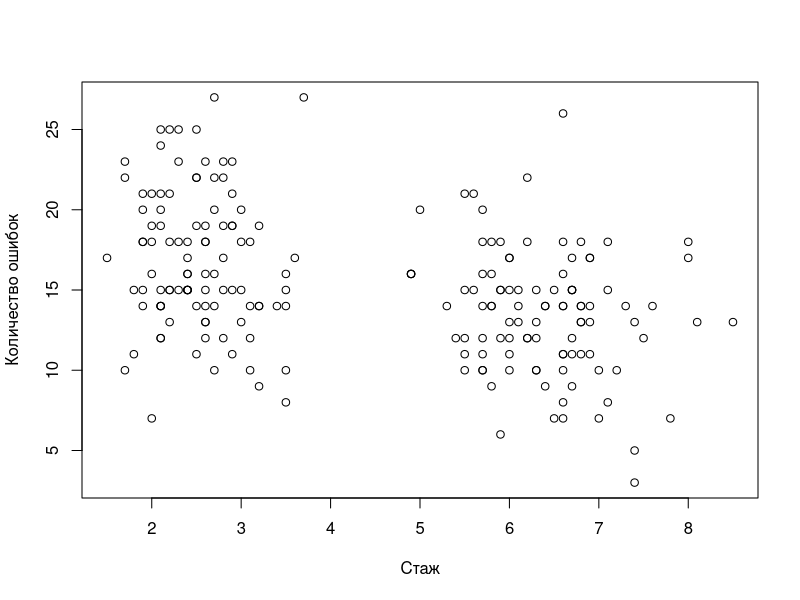
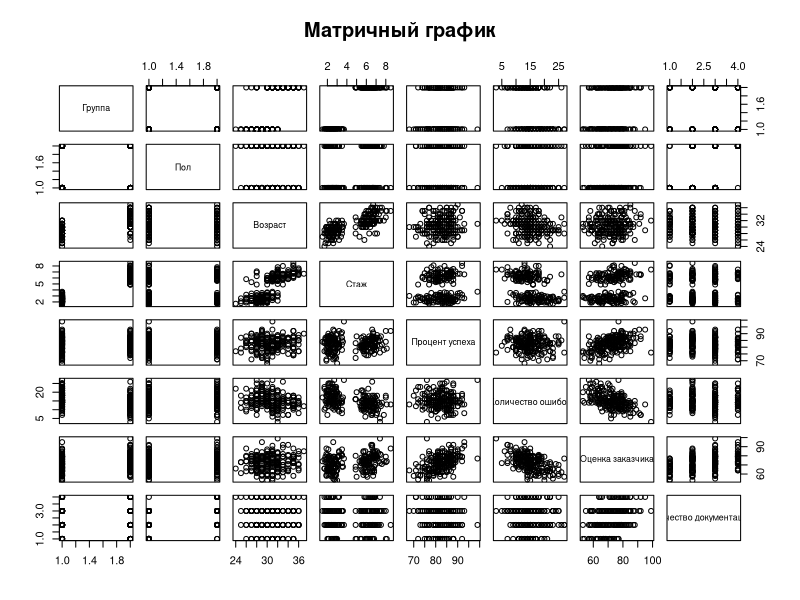
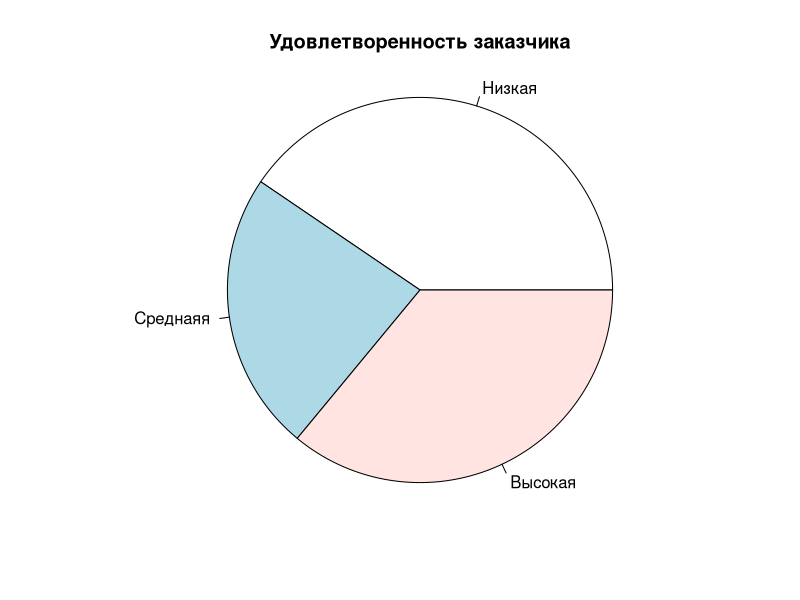
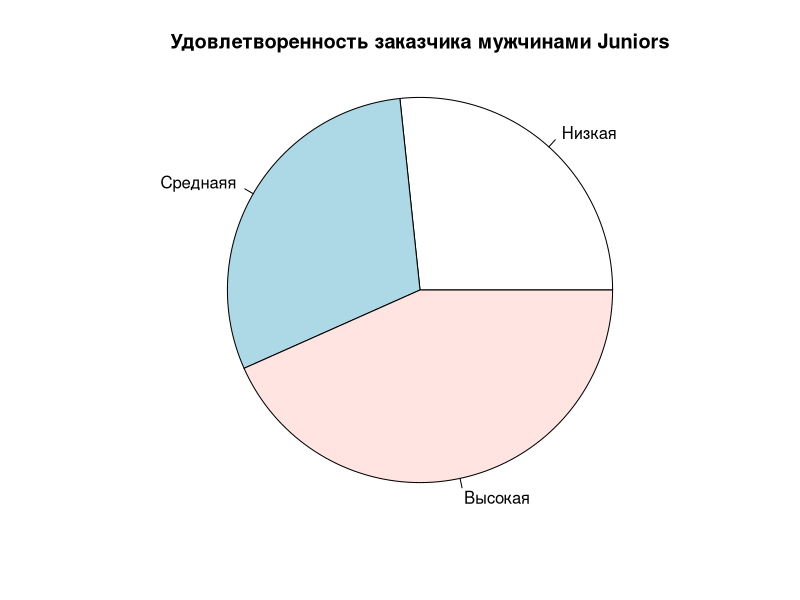
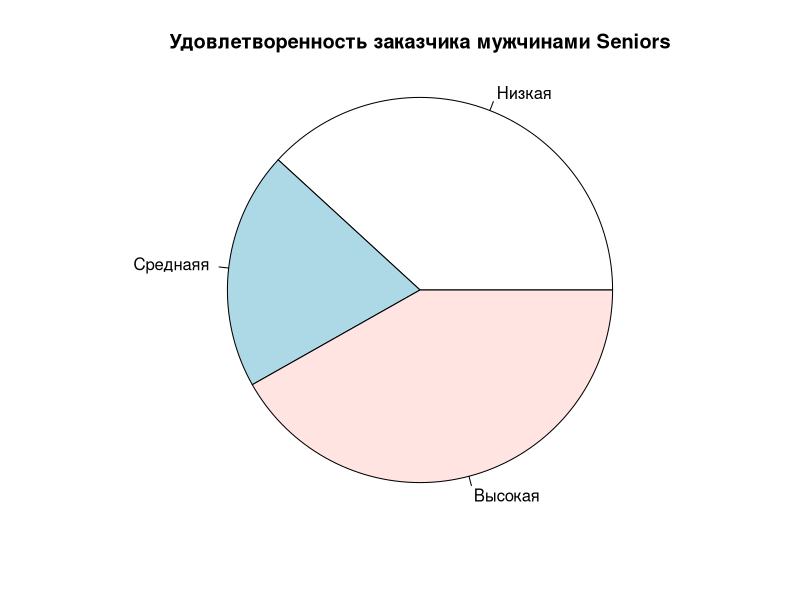
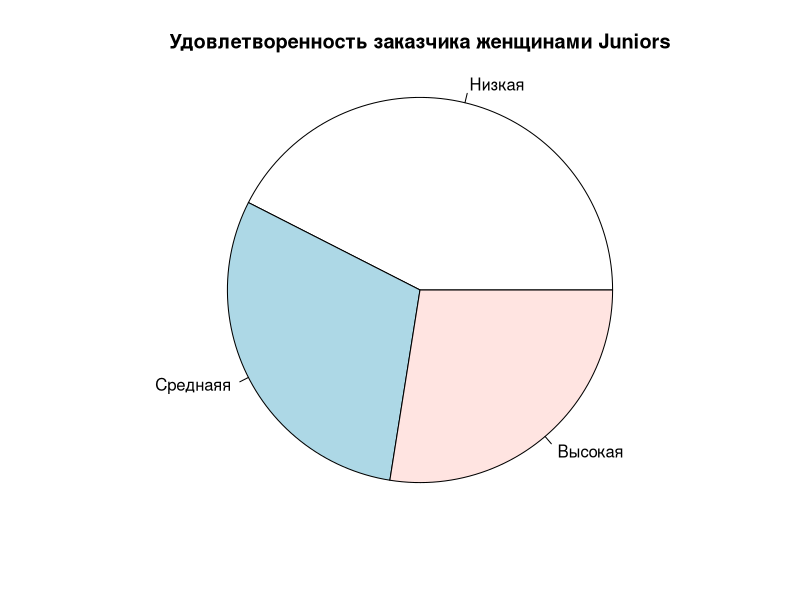
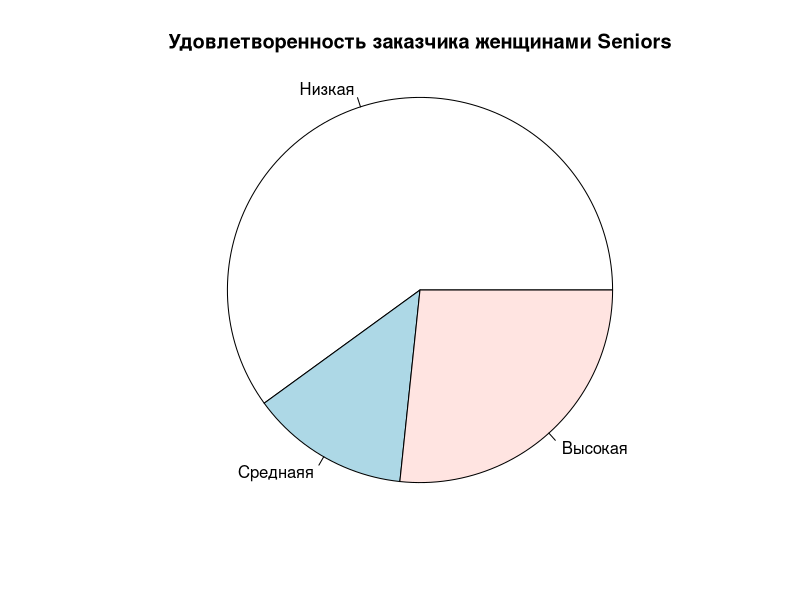
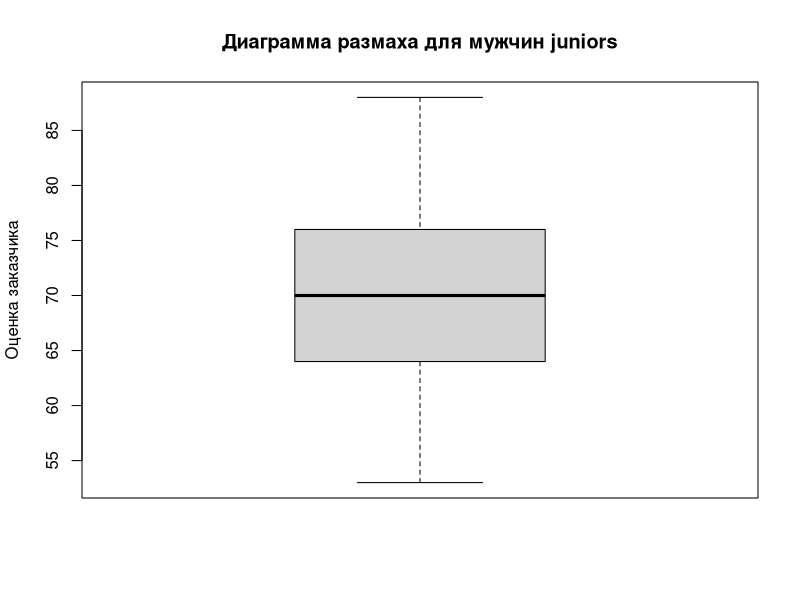

Generate these figures, in order, with R:
data <- read.table(file      = "data.csv",
                   header    = TRUE,
                   sep       = ";",
                   row.names = 1)

names(data) <- c("Группа",
                 "Пол",
                 "Возраст",
                 "Стаж",
                 "Процент успеха",
                 "Количество ошибок",
                 "Оценка заказчика",
                 "Удовлетворенность заказчика",
                 "Качество документации")

#index <- data$`Удовлетворенность заказчика` == "низкая"
#data[index, "Удовлетворенность заказчика"] <- as.numeric(1)
#index <- data$`Удовлетворенность заказчика` == "средняя"
#data[index, "Удовлетворенность заказчика"] <- as.numeric(2)
#index <- data$`Удовлетворенность заказчика` == "высокая"
#data[index, "Удовлетворенность заказчика"] <- as.numeric(3)
#data[, "Удовлетворенность заказчика"] <- as.numeric(data[, "Удовлетворенность заказчика"])

juniors <- subset(data, data$Группа == 1)
seniors <- subset(data, data$Группа == 2)

get_stat <- function(x) {
  x_mean   <- mean(x)
  x_median <- median(x)
  x_sd     <- sd(x)
  x_var    <- var(x)
  x_mad    <- mad(x)
  x_sum    <- sum(x)
  x_diff   <- diff(x)
  x_min    <- min(x)
  x_max    <- max(x)
  x_q1     <- quantile(x, c(0.25, 0.75))
  x_uniq   <- unique(x)
  x_mode   <- x_uniq[which.max(tabulate(match(x, x_uniq)))]
  return(c("Среднее"                       = x_mean,
           "Медиана"                       = x_median,
           "Стандартное отклонение"        = x_sd,
           "Дисперсия"                     = x_var,
           "Абсолютное отклонение медианы" = x_mad,
           "Сумма"                         = x_sum,
           "Минимальное значение"          = x_min,
           "Максимальное значение"         = x_max,
           "Квартили"                      = x_q1,
           "Мода"                          = x_mode))
}

#	мода;
# ассиметрия;
# эксцесс;
# первая квартиль;
# третья квартиль.


##########################
#  Анализ первой группы  #
##########################
View(get_stat(juniors$Пол))
View(get_stat(juniors$Возраст))
View(get_stat(juniors$Стаж))
View(get_stat(juniors$`Процент успеха`))
View(get_stat(juniors$`Количество ошибок`))
View(get_stat(juniors$`Оценка заказчика`))
View(get_stat(juniors$`Качество документации`))


##########################
#  Анализ второй группы  #
##########################
View(get_stat(seniors$Пол))
View(get_stat(seniors$Возраст))
View(get_stat(seniors$Стаж))
View(get_stat(seniors$`Процент успеха`))
View(get_stat(seniors$`Количество ошибок`))
View(get_stat(seniors$`Оценка заказчика`))
View(get_stat(seniors$`Качество документации`))


#########################
#  Анализ всей выборки  #
#########################
View(get_stat(data$Пол))
View(get_stat(data$Возраст))
View(get_stat(data$Стаж))
View(get_stat(data$`Процент успеха`))
View(get_stat(data$`Количество ошибок`))
View(get_stat(data$`Оценка заказчика`))
View(get_stat(data$`Качество документации`))


################################
#  Анализ качественных данных  #
################################
#View(get_stat(juniors$`Удовлетворенность заказчика`))
#View(get_stat(seniors$`Удовлетворенность заказчика`))
#View(get_stat(data$`Удовлетворенность заказчика`))




###############################
#  Графический анализ данных  #
###############################

plot(data$Стаж, data$`Количество ошибок`, xlab="Стаж", ylab="Количество ошибок")


pairs(~data$Группа                  +
       data$Пол                     +
       data$Возраст                 +
       data$Стаж                    +
       data$`Процент успеха`        +
       data$`Количество ошибок`     +
       data$`Оценка заказчика`      +
       data$`Качество документации`,
      data = data,
      labels = c("Группа",
                 "Пол",
                 "Возраст",
                 "Стаж",
                 "Процент успеха",
                 "Количество ошибок",
                 "Оценка заказчика",
                 "Качество документации"),
      main = "Матричный график")


pie(table(data$`Удовлетворенность заказчика`),
    labels = c("Низкая", "Среднаяя", "Высокая"),
    radius = 1,
    main = "Удовлетворенность заказчика")


pie(table(subset(juniors, juniors$Пол == 1)$`Удовлетворенность заказчика`),
    labels = c("Низкая", "Среднаяя", "Высокая"),
    radius = 1,
    main = "Удовлетворенность заказчика мужчинами Juniors")

pie(table(subset(seniors, seniors$Пол == 1)$`Удовлетворенность заказчика`),
    labels = c("Низкая", "Среднаяя", "Высокая"),
    radius = 1,
    main = "Удовлетворенность заказчика мужчинами Seniors")

pie(table(subset(juniors, juniors$Пол == 2)$`Удовлетворенность заказчика`),
    labels = c("Низкая", "Среднаяя", "Высокая"),
    radius = 1,
    main = "Удовлетворенность заказчика женщинами Juniors")

pie(table(subset(seniors, seniors$Пол == 2)$`Удовлетворенность заказчика`),
    labels = c("Низкая", "Среднаяя", "Высокая"),
    radius = 1,
    main = "Удовлетворенность заказчика женщинами Seniors")


boxplot(subset(juniors, juniors$Пол == 1, select = "Оценка заказчика"),
        main="Диаграмма размаха для мужчин juniors",
        ylab="Оценка заказчика")

boxplot(subset(seniors, seniors$Пол == 1, select = "Оценка заказчика"),
        main="Диаграмма размаха для мужчин seniors",
        ylab="Оценка заказчика")

boxplot(subset(juniors, juniors$Пол == 2, select = "Оценка заказчика"),
        main="Диаграмма размаха для женщин juniors",
        ylab="Оценка заказчика")

boxplot(subset(seniors, seniors$Пол == 2, select = "Оценка заказчика"),
        main="Диаграмма размаха для женщин seniors",
        ylab="Оценка заказчика")

par(mfrow = c(4, 2))
barplot(table(data$`Пол`), main = "Пол")
barplot(table(data$`Возраст`), main = "Возраст")
barplot(table(data$`Стаж`), main = "Стаж")
barplot(table(data$`Процент успеха`), main = "Процент успеха")
barplot(table(data$`Количество ошибок`), main = "Количество ошибок")
barplot(table(data$`Оценка заказчика`), main = "Оценка заказчика")
barplot(table(data$`Качество документации`), main = "Качество документации")
